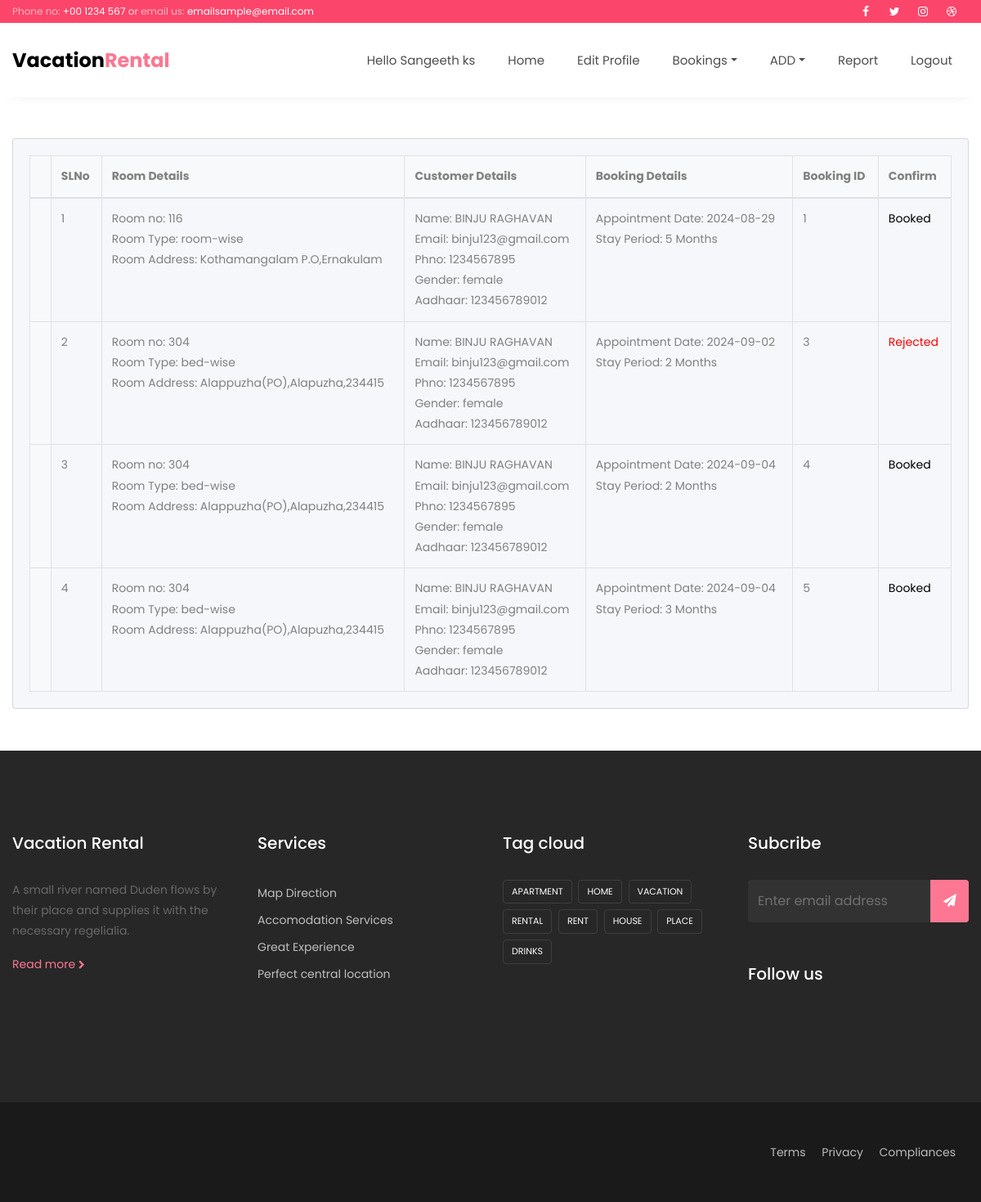
The page /owner/room_book.php (signed in) on the database its author committed.
### tables this page shows
CREATE TABLE `owner` (
  `reg_id` int(20) NOT NULL,
  `fname` varchar(50) NOT NULL,
  `phno` varchar(10) NOT NULL,
  `email` varchar(50) NOT NULL,
  `owner_address` varchar(100) NOT NULL,
  `id_proof` varchar(150) NOT NULL,
  `owner_state` varchar(20) NOT NULL,
  `district` varchar(20) NOT NULL,
  `city` varchar(20) NOT NULL,
  `login_id` int(20) NOT NULL
);

CREATE TABLE `customer` (
  `reg_id` int(20) NOT NULL,
  `fname` varchar(50) NOT NULL,
  `email` varchar(50) NOT NULL,
  `phno` varchar(10) NOT NULL,
  `aadhar` varchar(12) NOT NULL,
  `gender` varchar(20) NOT NULL,
  `login_id` int(20) NOT NULL
);

CREATE TABLE `add_room` (
  `room_no` int(20) NOT NULL,
  `room_sell` varchar(20) NOT NULL,
  `manage` varchar(20) NOT NULL,
  `manage_name` varchar(20) NOT NULL,
  `manage_no` varchar(20) NOT NULL,
  `room_address` varchar(100) NOT NULL,
  `room_state` varchar(50) NOT NULL,
  `room_district` varchar(50) NOT NULL,
  `room_city` varchar(20) NOT NULL,
  `room_description` varchar(100) NOT NULL,
  `room_bed` varchar(20) NOT NULL,
  `room_img` varchar(150) NOT NULL,
  `room_vid` varchar(150) NOT NULL,
  `room_price` int(20) NOT NULL,
  `room_bathroom` varchar(20) NOT NULL,
  `room_kitchen` varchar(20) NOT NULL,
  `room_furnishing` varchar(20) NOT NULL,
  `room_wifi` varchar(20) NOT NULL,
  `room_owner` int(11) NOT NULL
);

CREATE TABLE `booking` (
  `type` varchar(10) NOT NULL,
  `join_date` date NOT NULL,
  `due_date` date DEFAULT NULL,
  `stay` int(20) NOT NULL,
  `book_id` int(10) NOT NULL,
  `cus_id` int(11) NOT NULL,
  `room_id` int(11) NOT NULL,
  `book_status` varchar(30) NOT NULL
);

### owner/room_book.php (the view, shortened to what this page needs)
<?php
include 'header.php';
?>
<nav class="navbar navbar-expand-lg navbar-dark ftco_navbar bg-dark ftco-navbar-light" id="ftco-navbar">
    <div class="container">
        <a class="navbar-brand" href="index.html">Vacation<span>Rental</span></a>
        <div class="collapse navbar-collapse" id="ftco-nav">
            <?php
            include '../connection.php';
            $log = $_SESSION['login_id'];
            $result = "SELECT fname FROM owner WHERE login_id='$log' ";
            $sql = mysqli_query($conn, $result);
            $data = mysqli_fetch_array($sql);
            ?>
            <ul class="navbar-nav ml-auto">
                <li class="nav-item"> <span class="nav-link">Hello <?php echo htmlspecialchars($data['fname']); ?></span></li>
                <li class="nav-item"><a href="index.php" class="nav-link">Home</a></li>
                <li class="nav-item"><a href="edit.php" class="nav-link">Edit Profile</a></li>
                <li class="nav-item dropdown">
                    <a href="#" class="nav-link dropdown-toggle" data-toggle="dropdown">Bookings</a>
                </li>
                <li class="nav-item dropdown">
                    <a href="#" class="nav-link dropdown-toggle" data-toggle="dropdown">ADD</a>
                </li>
                <li class="nav-item"><a href="report.php" class="nav-link">Report</a></li>
                <li class="nav-item"><a href="logout.php" class="nav-link">Logout</a></li>
            </ul>
        </div>
    </div>
</nav>
<section class="intro">
  <div class="bg-image h-100" style="background-color: #ffff;">
    <div class="mask d-flex align-items-center h-100">
      <div class="container">
      <br> <br>
      <div class="row justify-content-center">
          <div class="col-12">
          <div class="card shadow-2-strong" style="background-color: #f5f7fa;">
              <div class="card-body">
              <div class="table-responsive">
                  <table class="table table-bordered mb-0">
                    <thead>
                      <tr>
                        <th scope="col"></th>
                        <th scope="col">SLNo</th>
                        <th scope="col">Room Details</th>
                        <th scope="col">Customer Details</th>
                        <th scope="col">Booking Details</th>
                        <th scope="col">Booking ID</th>
                        <th scope="col">Confirm </th>
                      </tr>
                    </thead>
                    <tbody>
                    <?php
                    $i=1;
                    include '../connection.php';
                    $result="SELECT * FROM customer,add_room,booking where booking.room_id=add_room.room_no AND booking.cus_id=customer.login_id AND add_room.room_owner=$log";
                    $sql=mysqli_query($conn,$result);
                    while($data=mysqli_fetch_array($sql))
                    {
                     ?>
                     <tr>
                        <th scope="row"></th>
                        <td><?php echo $i++ ?></td>
                        <td><?php echo "Room no: " .$data['room_no'] . '<br>' ."Room Type: " .$data['room_sell'] . '<br>'."Room Address: " . $data['room_address']; ?></td>
                        <td><?php echo "Name: " . $data['fname']. '<br>' ."Email: " . $data['email'].'<br>'. "Phno: " . $data['phno'].'<br>'."Gender: " . $data['gender'].'<br>'."Aadhaar: " . $data['aadhar']; ?></td>
                        <td><?php echo "Appointment Date: " .$data['join_date'] . '<br>' ."Stay Period: " .$data['stay'] . ' Months'; ?></td>
                        <td><?php echo $data['book_id']?></td>
                        <td>
                        <?php
                          switch ($data['book_status']) {
                                  echo '<span style="color: green;">Approved</span>';?>
                                 <?php break;
                                    case 'Rejected':
                                     echo '<span style="color: red;">Rejected</span>';
                                    break;
                                    case 'pending':?>
                                       <?php   break;
                                default:
                                    echo '<span style="color: black;">Booked</span>';
                                    break;
                          }
                          ?>
                        </td>
                      </tr>
                    <?Php }?>
                    </tbody>
                  </table>
                </div>
              </div>
            </div>
          </div>
        </div>
        <br> <br>
      </div>
    </div>
  </div>
</section>
<?php
include 'footer.php';
?>

### owner/room_book.php (style rules this page uses)
.table-bordered { border: 1px solid #dee2e6; }
.table-bordered th, .table-bordered td { border: 1px solid #dee2e6; }
.table th { background-color: #f8f9fa; }

### rows shown on the page
owner: fname "Sangeeth ks"
customer: add_room.room_no "116", add_room.room_sell "room-wise", add_room.room_address "Kothamangalam P.O,Ernakulam", fname "BINJU RAGHAVAN", email "binju123@gmail.com", phno "1234567895", gender "female", aadhar "123456789012", booking.join_date "2024-08-29", booking.stay "5", booking.book_id "1", shows "Booked", add_room.room_no "304", add_room.room_sell "bed-wise", add_room.room_address "Alappuzha(PO),Alapuzha,234415", booking.join_date "2024-09-02", booking.stay "2", booking.book_id "3", booking.join_date "2024-09-04", booking.book_id "4", booking.stay "3", booking.book_id "5"
